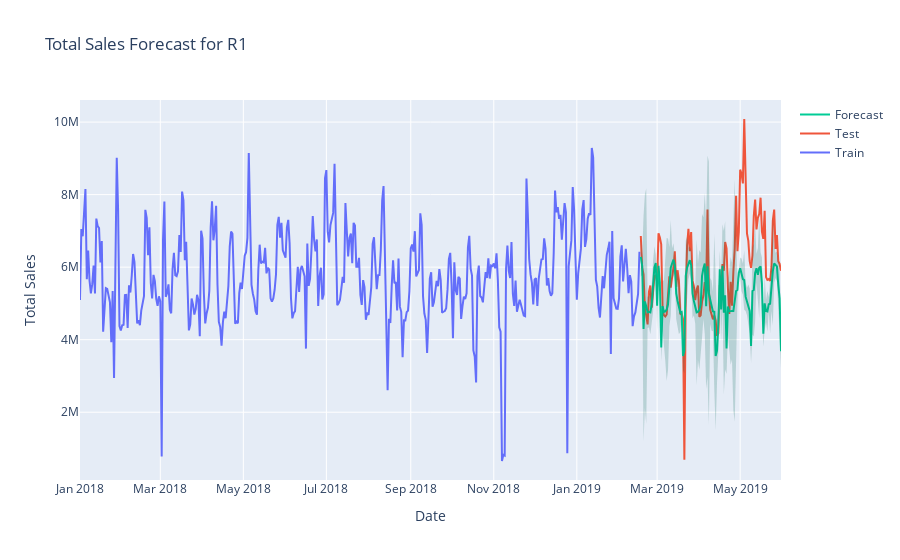
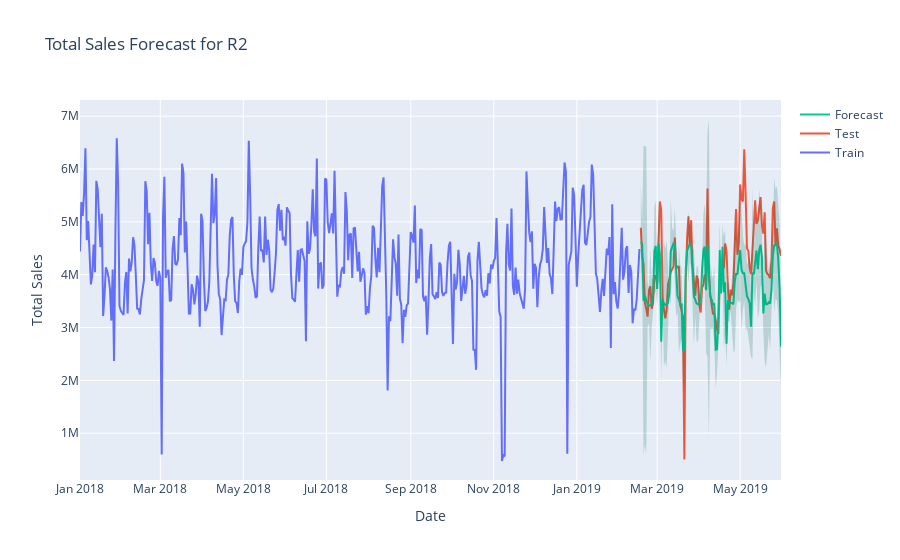
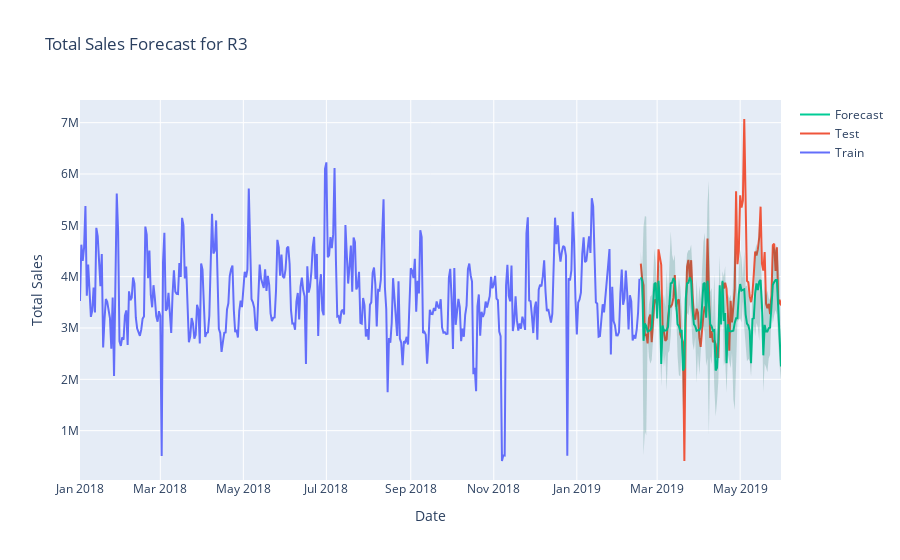
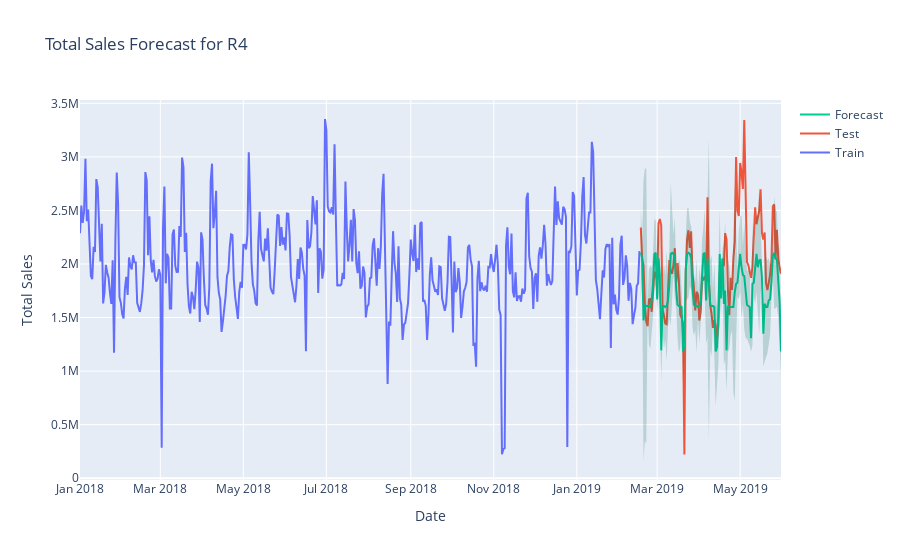

The notebook cell these images were saved under, in order:
### Code cell
plot(train, test, forecast, "R1", "AutoMFLES")
plot(train, test, forecast, "R2", "AutoMFLES")
plot(train, test, forecast, "R3", "AutoMFLES")
plot(train, test, forecast, "R4", "AutoMFLES")
